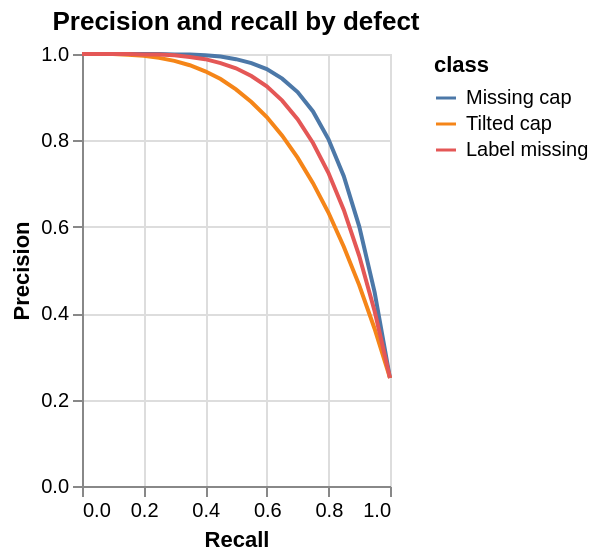

Describe this chart as a Vega-Lite specification.
### Vega-Lite specification from a JSON file in a GitHub repository (floating-point values rounded to 4 significant figures)
{"$schema": "https://vega.github.io/schema/vega-lite/v6.json", "width": "container", "height": 280, "data": {"values": [{"class": "Missing cap", "recall": 0.0, "precision": 1.0}, {"class": "Missing cap", "recall": 0.05, "precision": 1.0}, {"class": "Missing cap", "recall": 0.1, "precision": 1.0}, {"class": "Missing cap", "recall": 0.15, "precision": 1.0}, {"class": "Missing cap", "recall": 0.2, "precision": 1.0}, {"class": "Missing cap", "recall": 0.25, "precision": 1.0}, {"class": "Missing cap", "recall": 0.3, "precision": 0.999}, {"class": "Missing cap", "recall": 0.35, "precision": 0.999}, {"class": "Missing cap", "recall": 0.4, "precision": 0.997}, {"class": "Missing cap", "recall": 0.45, "precision": 0.994}, {"class": "Missing cap", "recall": 0.5, "precision": 0.988}, {"class": "Missing cap", "recall": 0.55, "precision": 0.979}, {"class": "Missing cap", "recall": 0.6, "precision": 0.965}, {"class": "Missing cap", "recall": 0.65, "precision": 0.943}, {"class": "Missing cap", "recall": 0.7, "precision": 0.912}, {"class": "Missing cap", "recall": 0.75, "precision": 0.867}, {"class": "Missing cap", "recall": 0.8, "precision": 0.803}, {"class": "Missing cap", "recall": 0.85, "precision": 0.717}, {"class": "Missing cap", "recall": 0.9, "precision": 0.601}, {"class": "Missing cap", "recall": 0.95, "precision": 0.449}, {"class": "Missing cap", "recall": 1.0, "precision": 0.25}, {"class": "Tilted cap", "recall": 0.0, "precision": 1.0}, {"class": "Tilted cap", "recall": 0.05, "precision": 1.0}, {"class": "Tilted cap", "recall": 0.1, "precision": 1.0}, {"class": "Tilted cap", "recall": 0.15, "precision": 0.998}, {"class": "Tilted cap", "recall": 0.2, "precision": 0.996}, {"class": "Tilted cap", "recall": 0.25, "precision": 0.991}, {"class": "Tilted cap", "recall": 0.3, "precision": 0.984}, {"class": "Tilted cap", "recall": 0.35, "precision": 0.974}, {"class": "Tilted cap", "recall": 0.4, "precision": 0.96}, {"class": "Tilted cap", "recall": 0.45, "precision": 0.942}, {"class": "Tilted cap", "recall": 0.5, "precision": 0.918}, {"class": "Tilted cap", "recall": 0.55, "precision": 0.889}, {"class": "Tilted cap", "recall": 0.6, "precision": 0.854}, {"class": "Tilted cap", "recall": 0.65, "precision": 0.811}, {"class": "Tilted cap", "recall": 0.7, "precision": 0.76}, {"class": "Tilted cap", "recall": 0.75, "precision": 0.701}, {"class": "Tilted cap", "recall": 0.8, "precision": 0.633}, {"class": "Tilted cap", "recall": 0.85, "precision": 0.554}, {"class": "Tilted cap", "recall": 0.9, "precision": 0.465}, {"class": "Tilted cap", "recall": 0.95, "precision": 0.364}, {"class": "Tilted cap", "recall": 1.0, "precision": 0.25}, {"class": "Label missing", "recall": 0.0, "precision": 1.0}, {"class": "Label missing", "recall": 0.05, "precision": 1.0}, {"class": "Label missing", "recall": 0.1, "precision": 1.0}, {"class": "Label missing", "recall": 0.15, "precision": 1.0}, {"class": "Label missing", "recall": 0.2, "precision": 0.999}, {"class": "Label missing", "recall": 0.25, "precision": 0.999}, {"class": "Label missing", "recall": 0.3, "precision": 0.997}, {"class": "Label missing", "recall": 0.35, "precision": 0.993}, {"class": "Label missing", "recall": 0.4, "precision": 0.988}, {"class": "Label missing", "recall": 0.45, "precision": 0.979}, {"class": "Label missing", "recall": 0.5, "precision": 0.967}, {"class": "Label missing", "recall": 0.55, "precision": 0.949}, {"class": "Label missing", "recall": 0.6, "precision": 0.925}, {"class": "Label missing", "recall": 0.65, "precision": 0.892}, {"class": "Label missing", "recall": 0.7, "precision": 0.849}, {"class": "Label missing", "recall": 0.75, "precision": 0.794}, {"class": "Label missing", "recall": 0.8, "precision": 0.725}, {"class": "Label missing", "recall": 0.85, "precision": 0.639}, {"class": "Label missing", "recall": 0.9, "precision": 0.533}, {"class": "Label missing", "recall": 0.95, "precision": 0.405}, {"class": "Label missing", "recall": 1.0, "precision": 0.25}]}, "mark": "line", "encoding": {"x": {"field": "recall", "type": "quantitative", "title": "Recall", "scale": {"domain": [0, 1]}}, "y": {"field": "precision", "type": "quantitative", "title": "Precision", "scale": {"domain": [0, 1]}}, "color": {"field": "class", "type": "nominal", "sort": ["Missing cap", "Tilted cap", "Label missing"], "legend": {"symbolType": "stroke"}}}, "autosize": {"type": "fit", "contains": "padding", "resize": true}, "title": "Precision and recall by defect", "description": "Synthetic example data for chart design, not AIS measurements or model benchmarks."}
